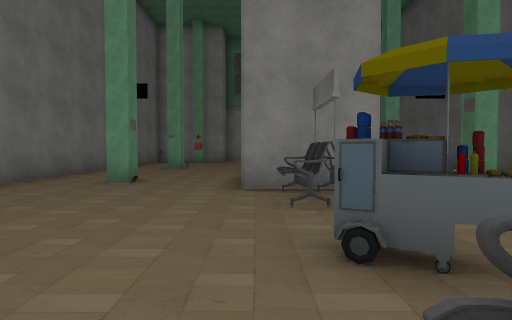
view 1 (above)

16 first-person views from a walk through a Unity game level. The camera is 1.5 m above the floor, tilts 2° down and sees 75° across. The floor is counted in squares, 2 m on a side. Each view is taken from the middle of a square. On the plan, view 1 faces up. The plan holds only what a view shows up to about 11 squares ahead; the rest is blank. The place goes on beyond the plan. The player character is not drawn. Some surface patterns are stand-ins.

view 2
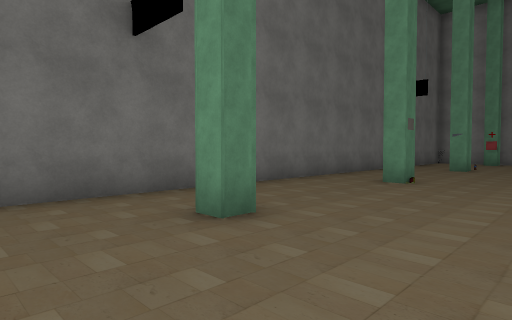

view 3
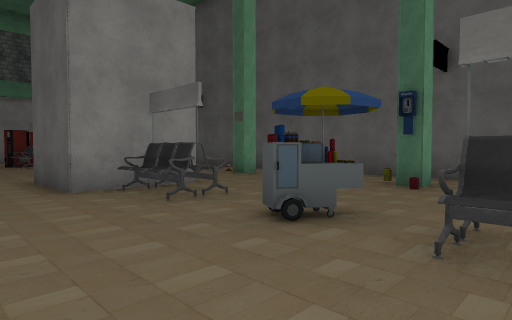

view 4
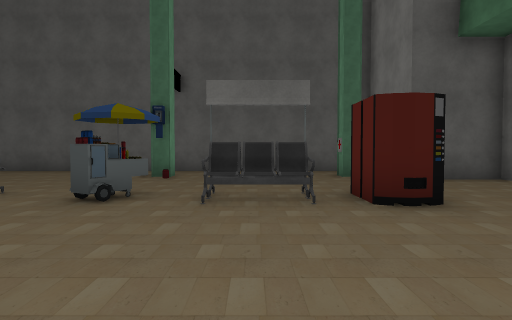

view 5
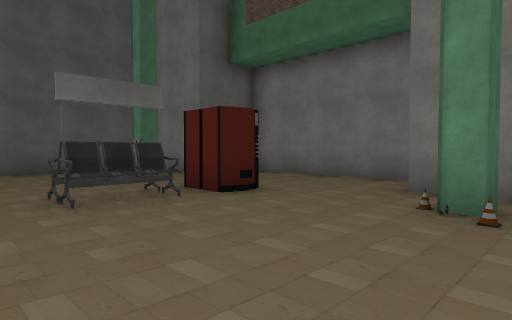

view 6
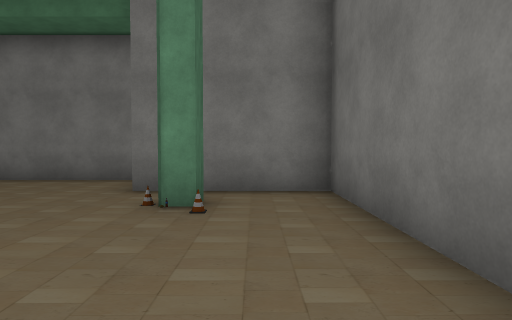

view 7
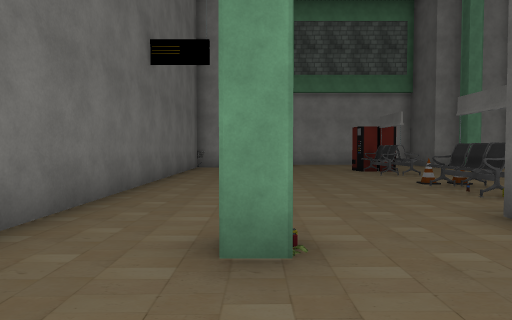

view 8
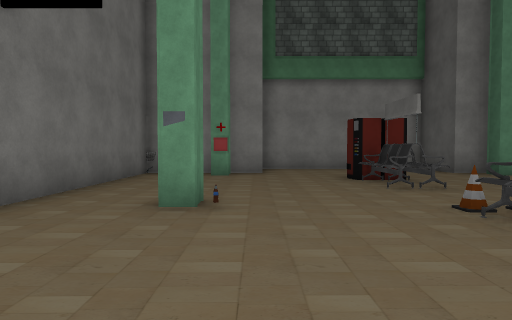

view 9
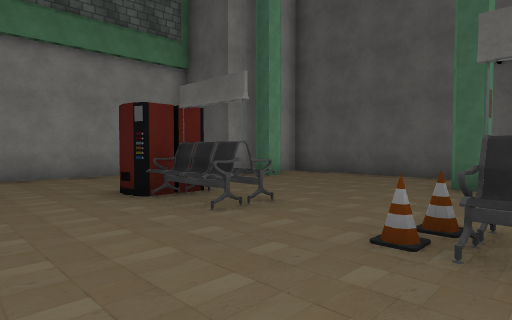

view 10
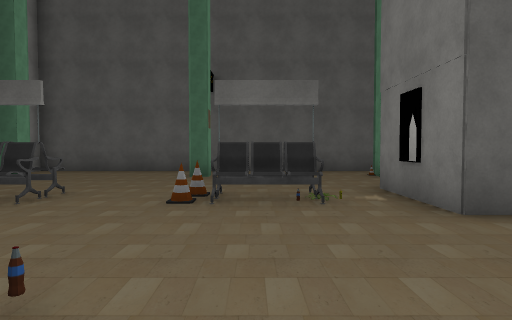

view 11
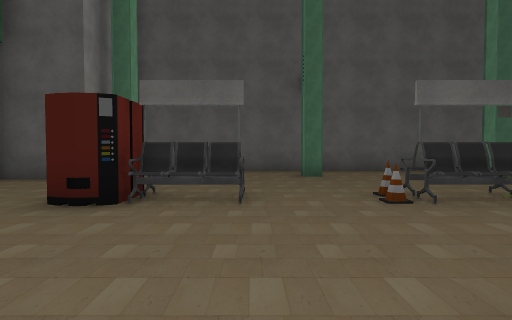

view 12
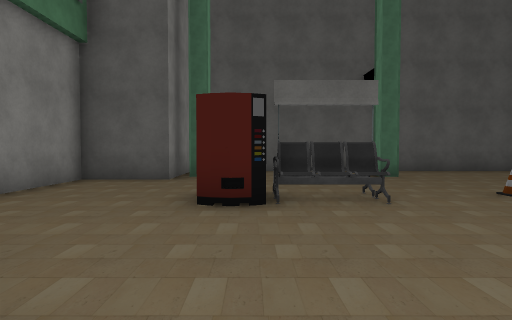

view 13
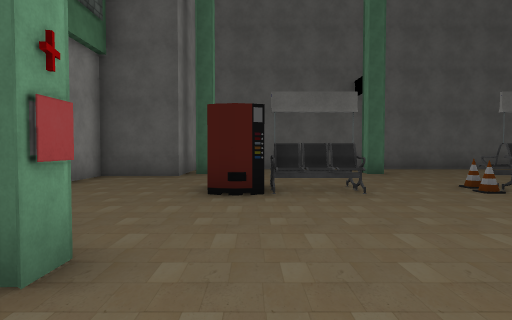

view 14
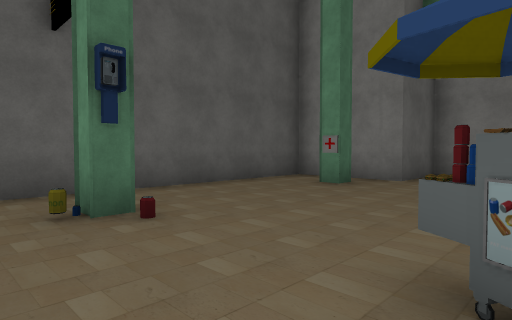

view 15
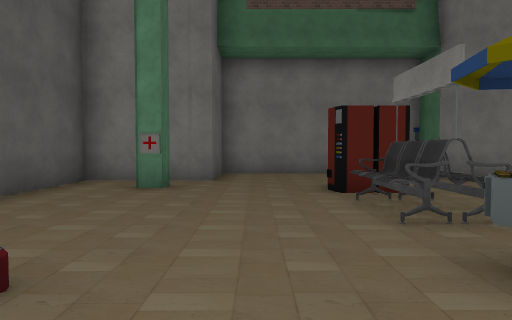

view 16
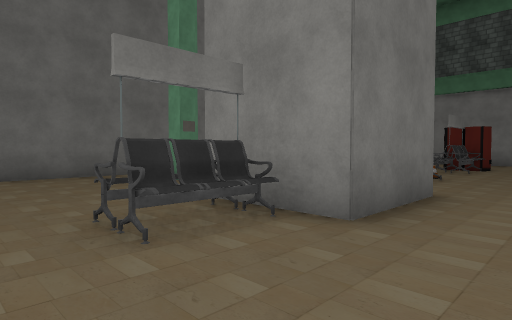

### Floor plan
Points are (right, up) in squares from view 1. A wall is a line through its corners. A room is listed if a view was taken in it or the views show most of it. See-through windows are left out.
Room 1 (views 1, 2, 3, 4, 5, 6, 7, 8, 9, 10, 11, 12, 13, 14, 15, 16)
walls: (-2.8, 7.8) (-2.8, 7.3) (-3.3, 7.3); (1.1, 2.6) (0.7, 2.3); (1.3, 2.3) (1.6, 2.1); (1.2, 2.2) (0.5, 2.3) (0.8, 2.7); (1.2, 2.2) (0.7, 2.5); (-2.8, 2.8) (-2.8, 2.3) (-3.3, 2.3); (1, 1.9) (1.3, 2.4) (1.6, 2) (1.3, 1.6) (1.4, 2.2); (1.4, 1.8) (0.5, 2.3); (5.4, 7.2) (4.8, 7.2) (4.8, 7.7) (5.3, 7.7); (4.8, 12.3) (4.8, 12.8); (0.4, -1.6) (1.6, -1.6); (1.6, 15.9) (0.4, 15.9); (0.4, -2.4) (0.3, -1.9); (-3.3, -2.3) (-2.7, -2.3); (-2.6, 17.3) (-3.3, 17.3); (-1.8, 18.1) (-3.6, 18.1); (5.2, 17.2) (4.7, 17.2) (4.7, 17.8); (-5.3, 17.4) (-5.3, -3.8) (-1.8, -3.8) (-1.8, -4.8); (-1.1, -5.9) (4, -5.9) (4, -3.8) (7, -3.8) (7, 18.1) (4, 18.1) (4, 20.2) (-0.9, 20.2)
objects: other object (-5, 18); other object (-3, 7); other object (-3, 12); other object (0, 6) to (2, 8); other object (1, 0); other object (1, 5); other object (1, 10); other object (1, 11); pot (1, 12); other object (1, 15); sign (5, -2); other object (5, 3)

Positions as (right, up) in squares from view 1, and headings:
1: (0, 0), facing up
2: (0, 0), facing up-left
3: (-2, 0), facing up-right
4: (-4, 0), facing right
5: (-4, 2), facing down-right
6: (-4, 2), facing down
7: (-3, 5), facing up
8: (-2, 8), facing up
9: (-2, 11), facing up-right
10: (-4, 11), facing right
11: (-4, 14), facing right
12: (-4, 16), facing right
13: (-5, 16), facing right
14: (1, 4), facing down-right
15: (3, 4), facing down
16: (4, 3), facing up-left
